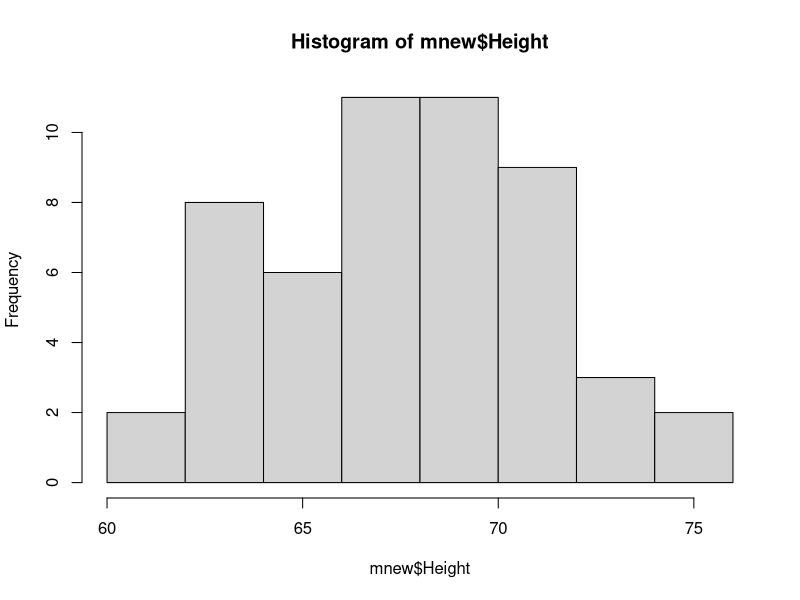
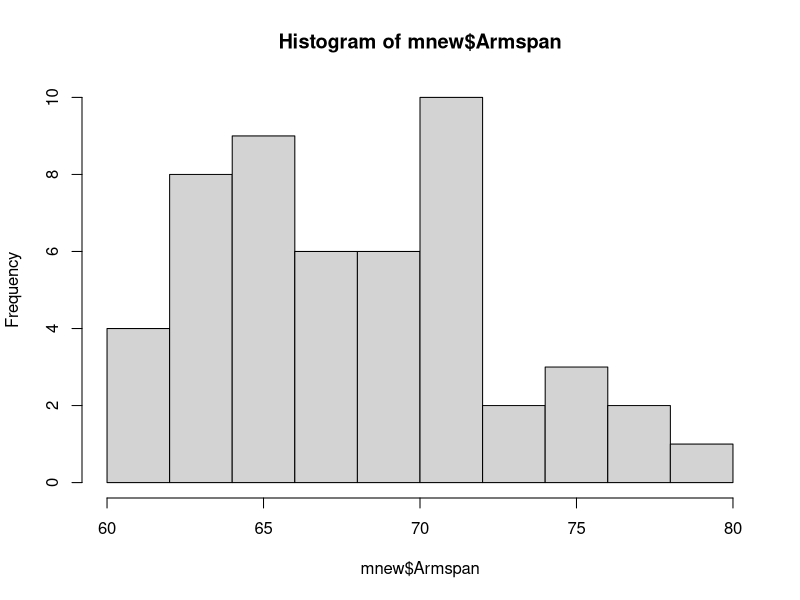
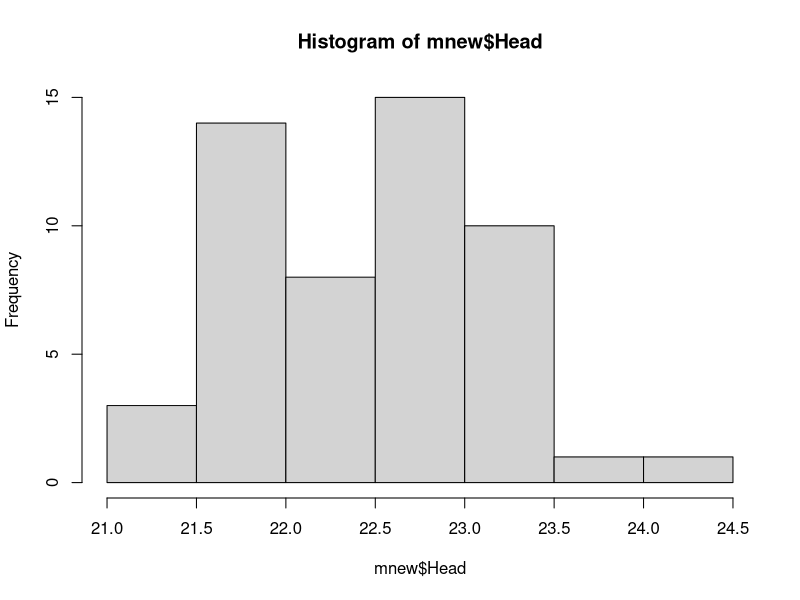
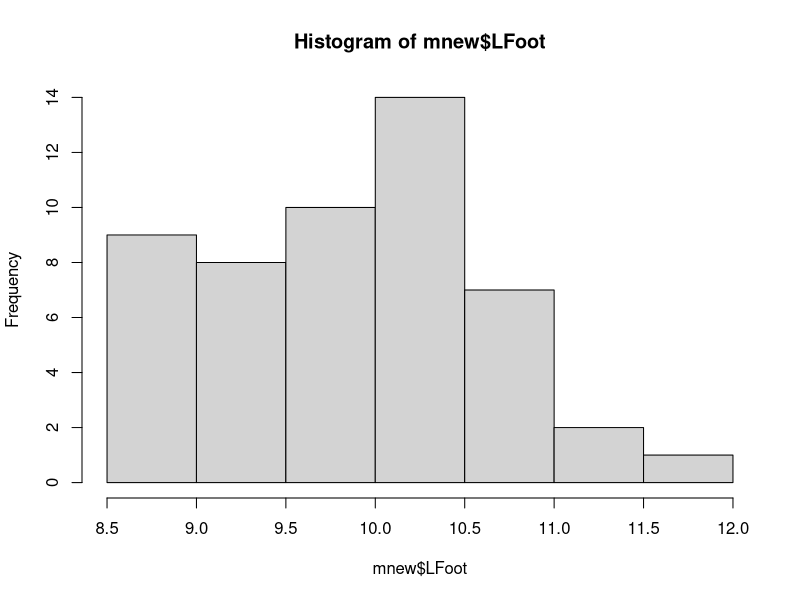
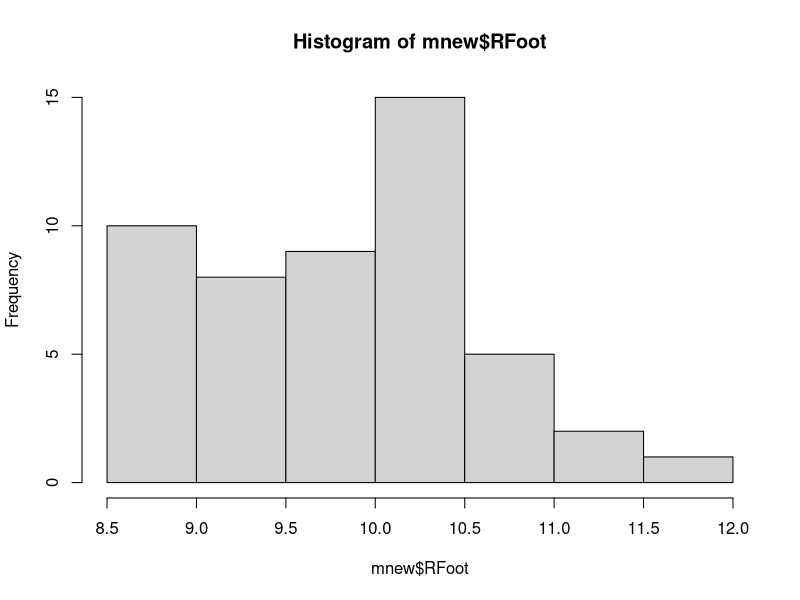
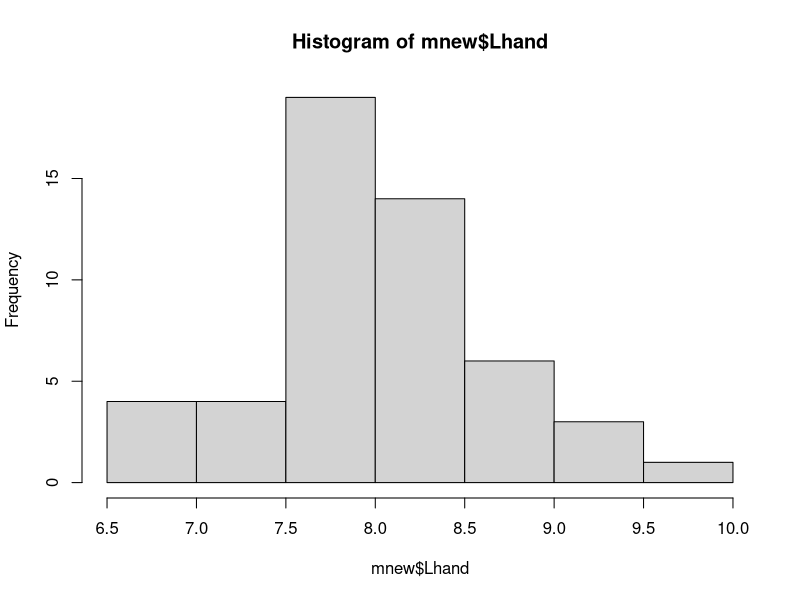
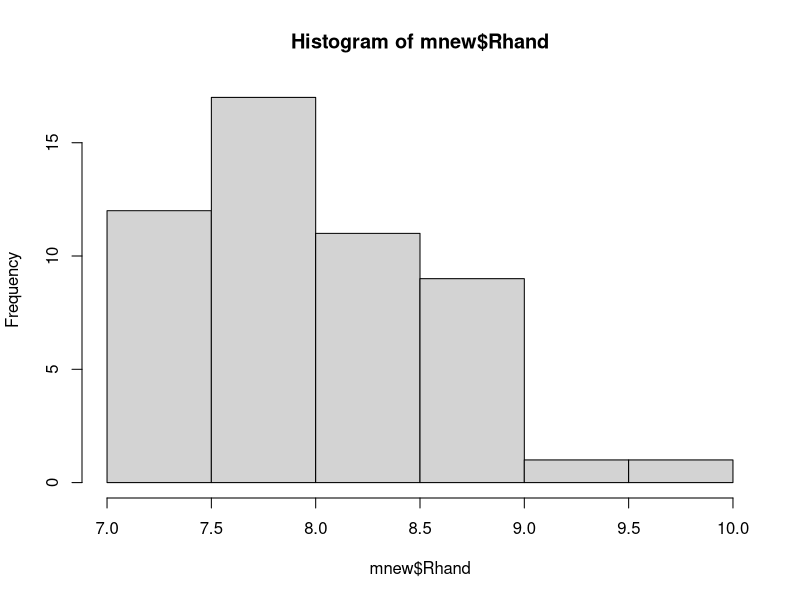
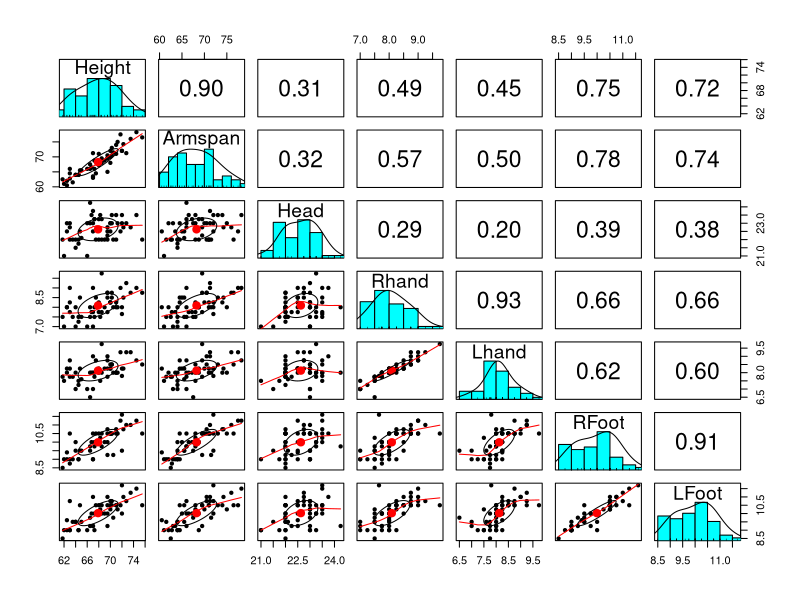

Source code (R) for these figures, in order:
## ---- chunk 1
knitr::opts_chunk$set(echo = TRUE)

#  Load the tidyverse (or ggplot2 and dplyr) below:
library(tidyverse)

#  Download the MeasureF21.csv data; put it in your Stat/CS 087 project folder; read it like this:
m <- read.csv('MeasureF21.csv', stringsAsFactors = TRUE,
              na.strings = '')

tibble(m)
names(m)[1] <- "Response_id" # response id appeared in a strage way

#  Data cleaning done in class must be included here:
mnew <- m %>% filter(Response_id != 1199794,
                     Head > 20) %>% 
  mutate(Response_id = as.factor(Response_id),
         RFoot = ifelse(RFoot > 20, RFoot/2.54, RFoot),
         LFoot = ifelse(LFoot > 20, LFoot/2.54, LFoot))


## ---- chunk 2
#  Print the data file (it's not too long), and make sure it is 'cleaned'.
mnew

#  Do a summary of the data
summary(mnew)

hist(mnew$Height)
hist(mnew$Armspan)
hist(mnew$Head)
hist(mnew$LFoot)
hist(mnew$RFoot)
hist(mnew$Lhand)
hist(mnew$Rhand)


#  Something new.  Install the package psych, and try this:
library(psych)
pairs.panels(mnew[,3:9])

## ---- chunk 3
# Using ggplot, create a scatterplot of Armspan by Height, adding a regression line to the plot.  Do remove the confidence band on the regression line.  Repeat with LFoot by Height, then with Lhand by Height.

# Scatterplot of Armspan by Height
ggplot(data = mnew,
       mapping = aes( x = Height, y = Armspan))+
  geom_point() +
  geom_smooth(method = 'lm', se = FALSE)

# Scatterplot of LFoot by Height
ggplot(data = mnew,
       mapping = aes( x = Height, y = LFoot))+
  geom_point() +
  geom_smooth(method = 'lm', se = FALSE)

# Scatterplot of Lhand by Height
ggplot(data = mnew,
       mapping = aes( x = Height, y = Lhand))+
  geom_point() +
  geom_smooth(method = 'lm', se = FALSE)

## ---- chunk 4
# Create the linear model object for Armspan by Height, as we did in class, and do a summary of the object.   Repeat with LFoot by Height, then Lhand by Height.

# Linear model object for Armspan by Height
armspanHeight <- lm(Armspan ~ Height, data = mnew)
summary(armspanHeight)

# Linear model object for LFoot by Height
lfootHeight <- lm(LFoot ~ Height, data = mnew)
summary(lfootHeight)

# Linear model object for Lhand by Height
lhandHeight <- lm(Lhand ~ Height, data = mnew)
summary(lhandHeight)

## ---- chunk 5
# Using dplyr, find the correlation coefficients for each relationship, using as much data as you can (i.e., don’t remove values that are missing for variables other than the two under consideration).  

# Correlation coefficent for for Armspan by Height
ah <- mnew %>%filter(!is.na(Armspan), !is.na(Height))
cor(ah$Armspan, ah$Height)

# Correlation coefficent for for Armspan by Height
fh <- mnew %>%filter(!is.na(LFoot), !is.na(Height))
cor(fh$LFoot, fh$Height)

# Correlation coefficent for for Armspan by Height
hh <- mnew %>%filter(!is.na(Lhand), !is.na(Height))
cor(hh$Lhand, hh$Height)

